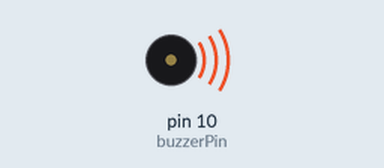
Simulated run of this sketch. Board: Arduino Uno, built with avr-gcc and run on an emulated ATmega328P. Shown: buzzer (waves = sounding).

Above: at 1.8 s.
At 4.8 s:
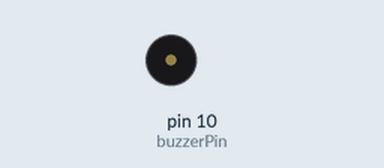
Timing chart, 0 to 6.6 s (numbered marks = the images above):
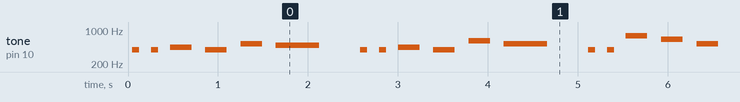

Measured:
- by itself, tone on pin 10 (buzzerPin): plays 391 Hz for 0.08 s, 391 Hz for 0.08 s, 438 Hz for 0.24 s, 391 Hz for 0.24 s, 521 Hz for 0.24 s, 491 Hz for 0.48 s … (319 notes in this stretch)

The sketch:

Happy-Birthday-Song.ino
```cpp
// Happy Birthday Song - Nishant Giri

int buzzerPin = 10;
int numberOfNotes = 28;
char musicalNotes[] = "GGAGcB GGAGdc GGxecBA yyecdc";
int musicalBeats[] = {2, 2, 8, 8, 8, 16, 1, 2, 2, 8, 8, 8, 16, 1, 2, 2, 8, 8, 8, 8, 16, 1, 2, 2, 8, 8, 8, 16};
int musicTempo = 150;
void playMusicalTones(int musicalTone, int musicDuration)
{
	for(long i = 0; i < musicDuration * 1000L; i += musicalTone * 2)
	{
   		digitalWrite(buzzerPin, HIGH);
   		delayMicroseconds(musicalTone);
   		digitalWrite(buzzerPin, LOW);
   		delayMicroseconds(musicalTone);
	}
}
void playMusicalNotes(char musicalNote, int musicDuration)
{
	char musicalScale[] = {'C', 'D', 'E', 'F', 'G', 'A', 'B', 'c', 'd', 'e', 'f', 'g', 'a', 'b', 'x', 'y'};
	int musicalTones[] = {1915, 1700, 1519, 1432, 1275, 1136, 1014, 956, 834, 765, 593, 468, 346, 224, 655, 715};
	// Tone Corresponding to Note of Scale
	int speed = 5;
	for(int i = 0; i < 17; i++)
	{
   		if(musicalScale[i] == musicalNote)
		{
			int newMusicDuration = musicDuration / speed;
     			playMusicalTones(musicalTones[i], newMusicDuration);
   		}
	}
}
void setup()
{
	pinMode(buzzerPin, OUTPUT);
}
void loop()
{
	for(int i = 0; i < numberOfNotes; i++)
	{
   		if(musicalNotes[i] == ' ')
		{
			// Rest - Absence of Sound
     			delay(musicalBeats[i] * musicTempo);
   		}
		else
		{
			// Fermata - Rest on the Note
     			playMusicalNotes(musicalNotes[i], musicalBeats[i] * musicTempo);
   		}
   		delay(musicTempo);
	}
}
```
